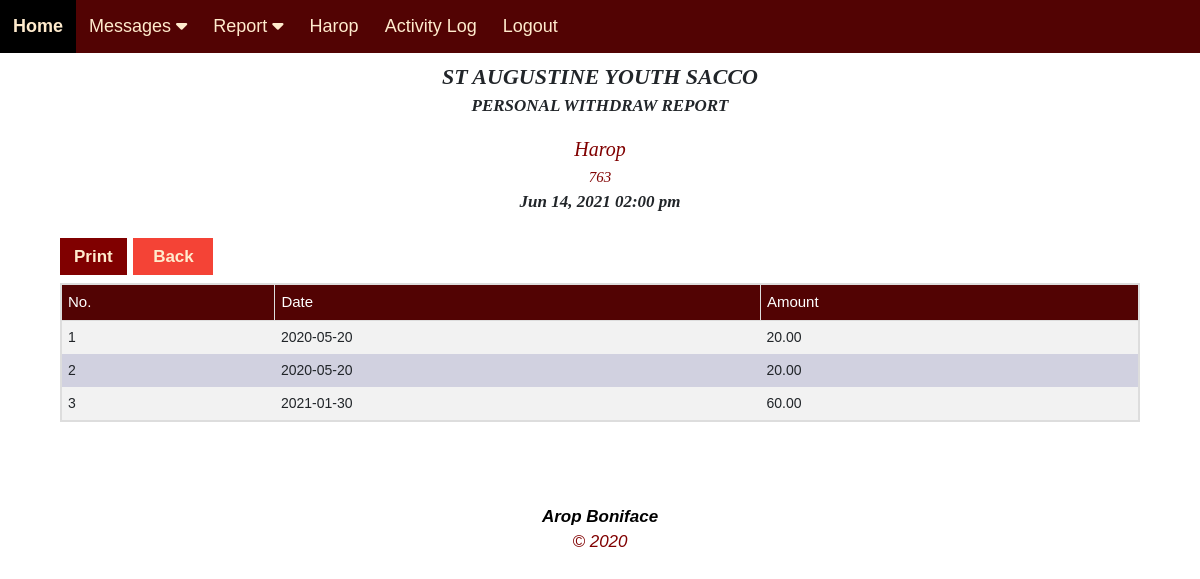
The page /pages/wreport.php (signed in) on the database its author committed.
### tables this page shows
CREATE TABLE `membertb` (
  `memberId` int(11) NOT NULL,
  `photo` blob NOT NULL,
  `member_name` varchar(50) NOT NULL,
  `gender` enum('Male','Female','Other') NOT NULL,
  `contact` varchar(20) NOT NULL,
  `joinDate` date NOT NULL,
  `status` enum('Active','Inactive') NOT NULL DEFAULT 'Active',
  `username` varchar(50) NOT NULL,
  `pass` varchar(255) NOT NULL
);

CREATE TABLE `withdrawtb` (
  `withdrawId` int(20) NOT NULL,
  `memberId` int(20) NOT NULL,
  `date` date NOT NULL,
  `amountWithdrawn` decimal(12,2) NOT NULL
);

### pages/wreport.php (the view, shortened to what this page needs)
<?php
include('db.php');
$stmt1 = $con->prepare('SELECT photo, member_name, gender, contact FROM membertb WHERE memberId = ?');
$stmt1->bind_param('i', $_SESSION['memberId']);
$stmt1->execute();
$stmt1->bind_result($photo, $member_name, $gender, $contact);
?>
<!DOCTYPE html>
<html>
<head>
<link href="bootstrap/css/bootstrap.css" rel="stylesheet"/>
<link rel="stylesheet" href="css/w3.css">
<link rel="stylesheet" href="../../cdnjs.cloudflare.com/ajax/libs/font-awesome/4.7.0/css/font-awesome.min.css">
<body class="body" style="background-color:white">
    <div class="dontprint">
<?php include('header.php');?>
</div>
<div class="report">
  <p><i class="report-head">ST AUGUSTINE YOUTH SACCO</i> <br />
  <i class="report-head4">PERSONAL WITHDRAW REPORT</i></p>
	<i class="report-head2"><?=$member_name?></i><br />
	<i class="report-head3"><?=$contact?></i><br />
  <i class="report-head4"><?php
  date_default_timezone_set('Africa/Kampala'); echo date("M d, Y h:i a");?></i></p>
</div>
<button class="add-btn dontprint" style="width:auto;padding-left:14px;padding-right:14px;margin-left:5%"  onclick="window.print()" style="width:auto">Print</button>
<button style="color:blanchedalmond; width:80px; font-weight:bold;background-color:#f44336;margin-left:2px" class="add-btn dontprint" onclick="location.href='home.php'" style="width:auto">Back</button>
<form >
      <div >
  <?php
      $memberId=$_SESSION['memberId'];
      $q=mysqli_query($con,"SELECT * FROM withdrawtb WHERE memberId = '$memberId' ");
      $rr=mysqli_num_rows($q);
      if(!$rr)
      {
      echo "<h2 style='color:red;font-style: italic;font-size:20px;padding-left:14px;padding-right:14px;margin-left:5%'>No Withdraw Data Available...</h2>";
      }
      else
      {
      ?>
              <table  id="membertb" style="margin-top:0%;margin-bottom:3%;width: 90%;margin-left:5%" >
              <tr>
          <th class="thead">No.</th>
          <th class="thead">Date</th>
          <th class="thead">Amount</th>
        </tr>
        <?php
        $inc=1;
        while($row = mysqli_fetch_array($q)){
        $q1=mysqli_query($con,"SELECT * FROM withdrawtb WHERE withdrawId='".$row['withdrawId']."' ");
        $row=mysqli_fetch_assoc($q1);
        echo "<Tr>";
        echo "<td>".$inc."</td>";
        echo "<td>".$row['date']."</td>";
        echo "<td>".$row['amountWithdrawn']."</td>";
        ?>
        <?php
      echo "</Tr>";
      $inc++;
      }
      ?>
      </table>
<?php }?>
  <div style="padding-left:42%; padding-top:3%; font-size:20px; font-style: italic;"><?php echo @$err;?></div>
  </form>
  <div class="bottom-nav">
<?php include('footer.php');?>
</div>
</body>
</html>

### pages/header.php (shortened to what this page needs)
<?php
include('db.php');
$stmt1 = $con->prepare('SELECT member_name FROM membertb WHERE memberId = ?');
$stmt1->bind_param('i', $_SESSION['memberId']);
$stmt1->execute();
$stmt1->bind_result($member_name);
?>
<!DOCTYPE html>
<html>
<link href="bootstrap/css/bootstrap.css" rel="stylesheet"/>
<link rel="stylesheet" href="css/w3.css">
<link rel="stylesheet" href="../../cdnjs.cloudflare.com/ajax/libs/font-awesome/4.7.0/css/font-awesome.min.css">
<link rel="stylesheet" type="text/css" href="../css/style.css" />
<body>
<div class="top-link" id="mytoplink">
  <a href="home.php">Home</a>
  <div class="dropdown">
    <button class="dropbtn">Messages
      <i class="fa fa-caret-down"></i>
    </button>
  </div>
  <div class="dropdown">
    <button class="dropbtn">Report
      <i class="fa fa-caret-down"></i>
    </button>
  </div>
  <a href="profile.php"><?=$member_name?></a>
  <a href="history.php">Activity Log</a>
  <a href="logout.php">Logout</a>
</div>
</body>
</html>

### css/w3.css (style rules this page uses)
html { box-sizing: border-box }
*, *:before, *:after { box-sizing: inherit }
html { -ms-text-size-adjust: 100%; -webkit-text-size-adjust: 100% }
body { margin: 0 }
a { background-color: transparent; -webkit-text-decoration-skip: objects }
button, input, select, textarea { font: inherit; margin: 0 }
button, input { overflow: visible }
button, select { text-transform: none }
button, html [type=button], [type=reset], [type=submit] { -webkit-appearance: button }
html, body { font-family: Verdana, sans-serif; font-size: 15px; line-height: 1.5 }
html { overflow-x: hidden }
a { color: inherit }

### css/style.css (style rules this page uses)
.body { background-color: blanchedalmond; box-align: center; margin-top: 5%; }
.bottom-nav { width: 100%; padding: 10px; color: maroon }
button { background-color: #4CAF50; color: white; padding: 14px 20px; margin: 8px 0; border: none; cursor: pointer; width: 100%; }
body { margin: 0; font-family: Arial; font-size: 17px; }
* { box-sizing: border-box; }
table { border-collapse: collapse; width: 95%; border: 2px solid #ddd; word-wrap: break-word; background-color: #d1d1e0 }
td { text-align: left; padding: 6px; font-size: 14px; font-weight: lighter; overflow: inline; word-wrap: break-word; }
tr:nth-child(even) { background-color: #f2f2f2 }
.thead { background-color: rgb(82, 3, 3); color: white; word-wrap: break-word; overflow: inline; text-align: left; padding: 6px; border: 1px solid #ddd; font-size: 15px; font-weight: lighter; }
.report { text-align: center; background: transparent; margin-top: 5%; }
.report-head { background: transparent; border: 0px solid #ccc; font-family: Cambria, Cochin, Georgia, Times, 'Times New Roman', serif; text-align: center; font-size: 22px; font-weight: bold; }
.report-head2 { background: transparent; border: 0px solid #ccc; color: maroon; text-align: center; font-size: 20px; font-family: Cambria, Cochin, Georgia, Times, 'Times New Roman', serif; }
.report-head3 { background: transparent; border: 0px solid #ccc; color: maroon; text-align: center; font-size: 15px; font-family: Cambria, Cochin, Georgia, Times, 'Times New Roman', serif; }
.report-head4 { background: transparent; border: 0px solid #ccc; text-align: center; font-size: 17px; font-weight: bold; font-family: Cambria, Cochin, Georgia, Times, 'Times New Roman', serif; }
.add-btn { background-color: maroon; color: blanchedalmond; font-weight: bold; margin: 8px 0; border: none; cursor: pointer; padding: 6px; width: 8%; margin-left: 17%; }
.top-link { background-color: rgb(82, 3, 3); position: fixed; top: 0; width: 100%; }
.top-link a { float: left; display: block; color: blanchedalmond; text-align: center; padding: 13px 13px; text-decoration: none; font-size: 18px; }
.dropdown { float: left; overflow: hidden; }
.dropdown .dropbtn { font-size: 18px; border: none; outline: none; color: blanchedalmond; padding: 13px 13px; background-color: inherit; font-family: inherit; margin: 0; }

### pages/wreport.php (style rules this page uses)
html,body,h1,h2,h3,h4,h5,h6 { font-family: "Roboto", sans-serif }

### rows shown on the page
membertb: member_name "Harop", contact "763"
withdrawtb: date "2020-05-20", amountWithdrawn "20.00"
withdrawtb: date "2020-05-20", amountWithdrawn "20.00"
withdrawtb: date "2021-01-30", amountWithdrawn "60.00"
